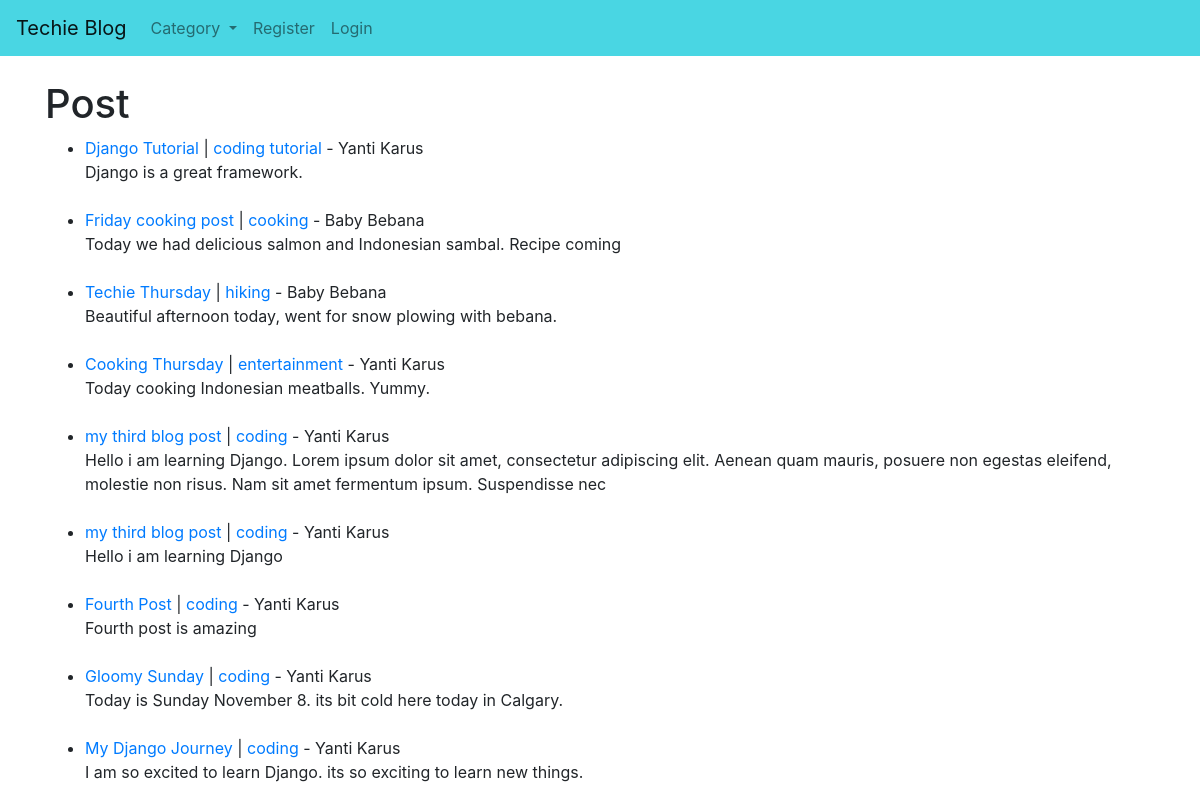
/, run on an earlier commit of the app's database.
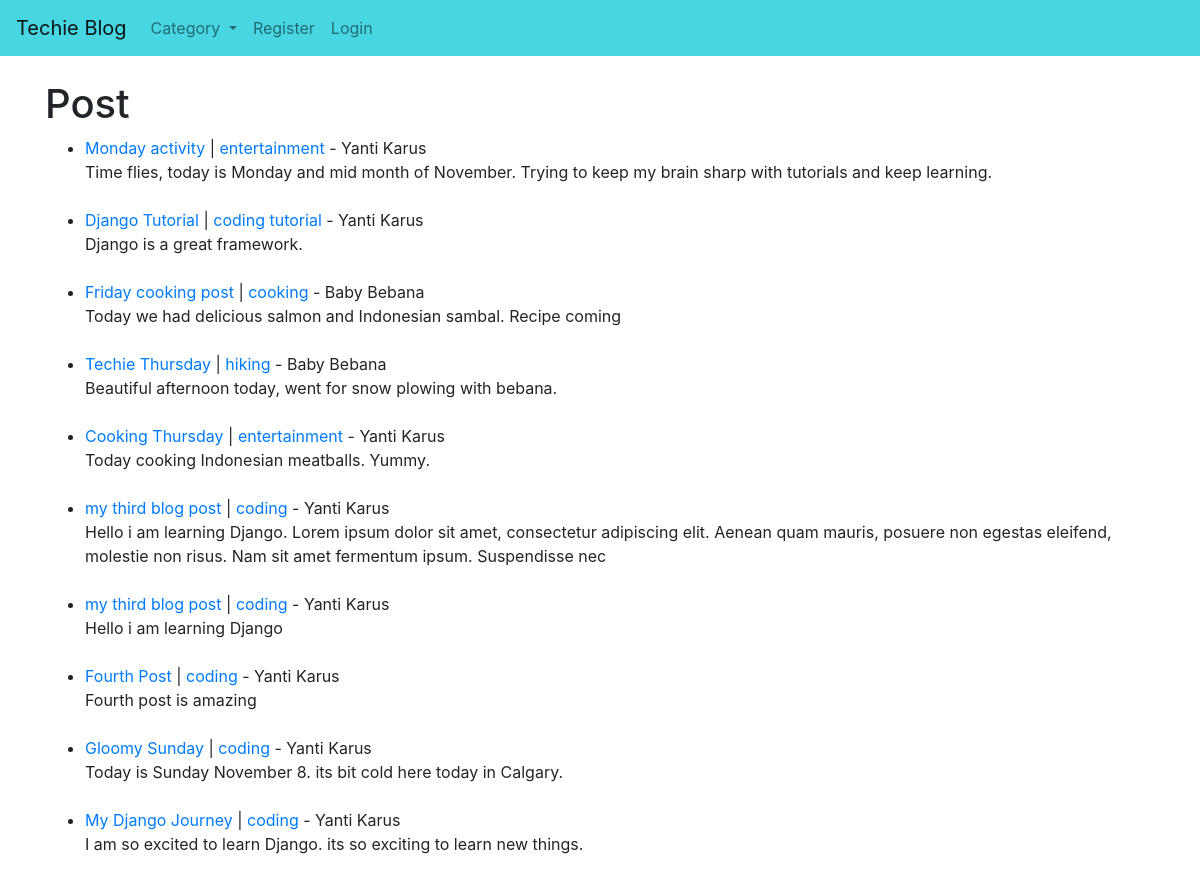
And on a later commit of the database.
### theblog/models.py (models this page shows, shortened)
class Post(models.Model):
    title = models.CharField(max_length=255)
    title_tag = models.CharField(max_length=255)
    author = models.ForeignKey(User, on_delete=models.CASCADE)
    category = models.CharField(max_length=255, default="coding")
    body = RichTextField(blank=True, null=True)
    post_date= models.DateField(auto_now_add=True)
    likes= models.ManyToManyField(User, related_name='blog_post')

### theblog/views.py (the view)
# urls.py: path('', HomeView.as_view(), name="home"),
class HomeView(ListView):
    model = Post
    template_name = "home.html"
    ordering = ['-post_date']
    def get_context_data(self, *args, **kwargs):
        cat_menu=Category.objects.all()
        context= super(HomeView, self).get_context_data(*args, **kwargs)
        context["cat_menu"]=cat_menu
        return context

### theblog/models.py (called while the page is built)
    def __str__(self):
        return self.name

### theblog/templates/home.html (shortened to what this page needs)
{% extends 'base.html' %}
    {% block content %}
        <h1>Post</h1>
        <ul>
        {% for post in object_list%}
            <li><a href="{% url 'post_detail' post.pk%}">{{post.title}}</a> |
                <a href="{% url 'category' post.category|slugify%}">{{post.category}} </a>- {{post.author.first_name}} {{post.author.last_name}}
                    <br/>
            {{post.body| slice:":200" |safe}}</li>
            <br/>
        {%endfor%}
        </ul>
    {% endblock %}

### theblog/templates/base.html (shortened to what this page needs)
<!doctype html>
<html lang="en">
  <head>
    <link rel="stylesheet" href="https://maxcdn.bootstrapcdn.com/bootstrap/4.0.0/css/bootstrap.min.css">
  </head>
  <body>
    <nav class="navbar navbar-expand-lg navbar-light" style="background-color:#49d6e3">
        <a class="navbar-brand" href="{% url 'home' %}">Techie Blog</a>
        <div class="collapse navbar-collapse" id="navbarSupportedContent">
          <ul class="navbar-nav mr-auto">
            {% if cat_menu%}
              <li class="nav-item dropdown">
                <a class="nav-link dropdown-toggle" href="#" id="navbarDropdown" role="button" data-toggle="dropdown" aria-haspopup="true" aria-expanded="false">
                  Category
                </a>
              </li>
            {% endif%}
            {% if user.is_authenticated %}
                <li class="nav-item">
                  <a class="nav-link" href="{% url 'add_post'%}">Add Post</a>
                </li>
                <li class="nav-item">
                  <a class="nav-link" href="{% url 'add_category'%}">Add Category</a>
                </li>
                <li class="nav-item">
                  <a class="nav-link float-right" href="{% url 'logout'%}">Logout</a>
                </li>
            {% else %}
                <li class="nav-item">
                  <a class="nav-link float-right" href="{% url 'register'%}">Register</a>
                </li>
                <li class="nav-item">
                  <a class="nav-link float-right" href="{% url 'login'%}">Login</a>
                </li>
            {% endif %}
          </ul>
        </div>
      </nav>
      <br/>
      <div class="container">
        {% block content %}
        {% endblock %}
        </div>
  </body>
</html>

What changed in the data, as far as the page shows it:
added Post: title "Monday activity", category "entertainment", author.first_name "Yanti", author.last_name "Karus", body "Time flies, today is Monday and mid month of November. Trying to keep my brain sharp with tutorials and keep learning."
